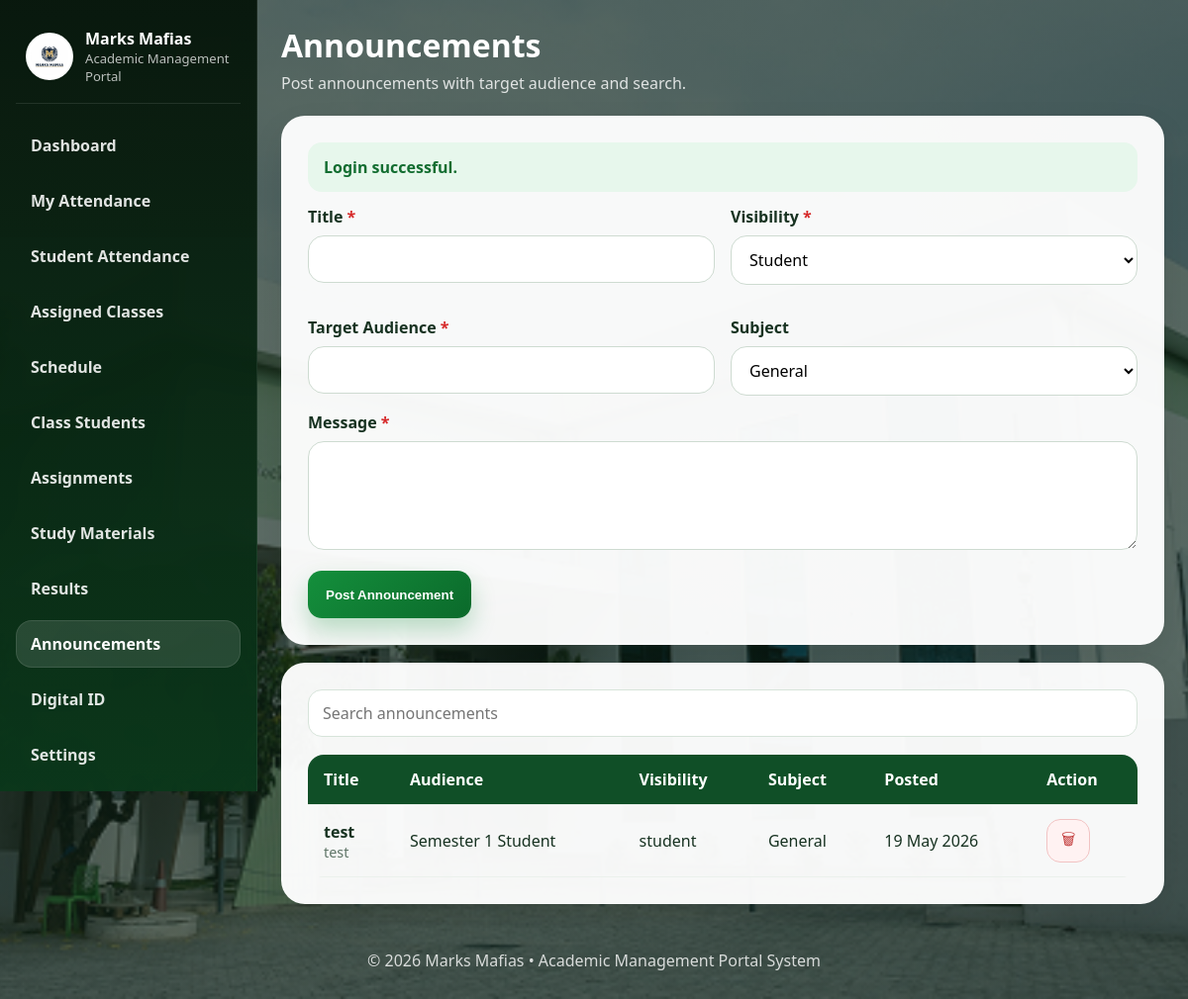
Page /public/teacher/announcements.php (signed in) on the committed database.
### tables this page shows
CREATE TABLE `announcements` (
  `id` int(11) NOT NULL,
  `title` varchar(180) NOT NULL,
  `body` text NOT NULL,
  `visibility_role` enum('all','teacher','student') NOT NULL DEFAULT 'all',
  `target_audience` varchar(120) DEFAULT NULL,
  `subject_id` int(11) DEFAULT NULL,
  `created_by` int(11) NOT NULL,
  `posted_at` datetime NOT NULL
);

### includes/auth.php (called while the page is built, shortened)
<?php
require_once dirname(__DIR__) . '/includes/functions.php';
function user(): ?array
{
    return $_SESSION['user'] ?? null;
}

### public/teacher/announcements.php (the view, shortened to what this page needs)
<?php
require_once dirname(dirname(__DIR__)) . '/includes/auth.php';
$teacherId = (int) user()['id'];
$rows = $pdo->prepare('
    SELECT
        a.*,
        COALESCE(s.subject_name, "General") AS subject_name
    FROM announcements a
    LEFT JOIN subjects s ON s.id = a.subject_id
    WHERE a.created_by = ? OR a.visibility_role IN ("all", "teacher")
    ORDER BY a.posted_at DESC
');
$rows->execute([$teacherId]);
$rows = $rows->fetchAll();
include dirname(dirname(__DIR__)) . '/includes/header.php';
?>
<div class="dashboard-shell">
    <?php include dirname(dirname(__DIR__)) . '/includes/sidebar.php'; ?>
    <main class="main-panel">
        <div class="dashboard-top">
            <div class="dashboard-title">
                <h1>Announcements</h1>
                <p>Post announcements with target audience and search.</p>
            </div>
        </div>
        <div class="section-stack">
            <div class="form-card">
                <form method="post">
                    <div class="form-grid">
                        <div class="form-group">
                            <label>Title <span class="required">*</span></label>
                            <input type="text" name="title" required>
                        </div>
                        <div class="form-group">
                            <label>Visibility <span class="required">*</span></label>
                            <select name="visibility_role" required>
                                <option value="student">Student</option>
                            </select>
                        </div>
                        <div class="form-group">
                            <label>Target Audience <span class="required">*</span></label>
                            <input type="text" name="target_audience" required>
                        </div>
                        <div class="form-group">
                            <label>Subject</label>
                            <select name="subject_id">
                                <option value="">General</option>
                            </select>
                        </div>
                    </div>
                    <div class="form-group">
                        <label>Message <span class="required">*</span></label>
                        <textarea name="body" required></textarea>
                    </div>
                    <button class="btn btn-primary">Post Announcement</button>
                </form>
            </div>
            <div class="table-card">
                <div class="search-row">
                    <input type="text" placeholder="Search announcements" data-table-search="teacherAnnTable">
                </div>
                <div class="table-wrap">
                    <table id="teacherAnnTable">
                        <thead>
                            <tr>
                                <th>Title</th>
                                <th>Audience</th>
                                <th>Visibility</th>
                                <th>Subject</th>
                                <th>Posted</th>
                                <th>Action</th>
                            </tr>
                        </thead>
                        <tbody>
                            <?php foreach ($rows as $r): ?>
                                <tr>
                                    <td>
                                        <strong><?= e($r['title']) ?></strong>
                                        <div class="subtle"><?= e(mb_strimwidth($r['body'], 0, 90, '...')) ?></div>
                                    </td>
                                    <td><?= e($r['target_audience'] ?: 'General') ?></td>
                                    <td><?= e($r['visibility_role']) ?></td>
                                    <td><?= e($r['subject_name']) ?></td>
                                    <td><?= e(date('d M Y', strtotime($r['posted_at']))) ?></td>
                                    <td>
                                        <?php if ((int)$r['created_by'] === $teacherId): ?>
                                            <div class="inline-actions">
                                                <form method="post">
                                                    <button class="icon-btn danger" title="Delete" type="submit">🗑</button>
                                                </form>
                                            </div>
                                        <?php else: ?>
                                            <span class="subtle">View only</span>
                                        <?php endif; ?>
                                    </td>
                                </tr>
                            <?php endforeach; ?>
                        </tbody>
                    </table>
                </div>
            </div>
        </div>
    </main>
</div>
<?php include dirname(dirname(__DIR__)) . '/includes/footer.php'; ?>

### assets/css/style.css (style rules this page uses)
:root { --primary: #148f3c; --primary-dark: #0b6a2b; --primary-soft: #dff4e4; --accent: #f5fff7; --white: #fff; --text: #173221; --muted: #5f7567; --border: #d6e7da; --danger: #cf3a3a; --shadow: 0 14px 34px rgba(0, 0, 0, 0.08); --shadow-lg: 0 26px 60px rgba(0, 0, 0, 0.16); --radius: 18px; --radius-lg: 30px; }
* { box-sizing: border-box; }
html { scroll-behavior: smooth; }
body { margin: 0; font-family: Segoe UI, Tahoma, sans-serif; color: var(--text); background: linear-gradient(rgba(14, 36, 24, 0.68), rgba(14, 36, 24, 0.64)), url("../images/bg.jpg") center/cover no-repeat; background-attachment: scroll; }
.subtle { font-size: 0.9rem; color: var(--muted); }
.content-card, .table-card, .form-card, .panel-card { background: rgba(255, 255, 255, 0.96); border-radius: var(--radius); box-shadow: var(--shadow); border: 1px solid rgba(255, 255, 255, 0.5); }
.content-card, .form-card, .panel-card { padding: 24px; }
.table-card { padding: 20px; }
.section-stack { display: grid; gap: 18px; }
.form-row, .form-grid { display: grid; grid-template-columns: 1fr 1fr; gap: 16px; }
.form-group { margin-bottom: 16px; }
label { display: block; margin-bottom: 8px; font-weight: 700; }
.required { color: #d62828; }
input, select, textarea { width: 100%; min-height: 48px; padding: 12px 14px; border: 1px solid #cedbd1; border-radius: 16px; font: inherit; background: #fff; }
textarea { min-height: 110px; resize: vertical; }
.btn { display: inline-flex; align-items: center; justify-content: center; min-height: 48px; padding: 0 18px; border: none; border-radius: 14px; font-weight: 700; cursor: pointer; transition: 0.2s ease; }
.btn-primary { background: linear-gradient(135deg, var(--primary), var(--primary-dark)); color: #fff; box-shadow: 0 12px 24px rgba(20, 143, 60, 0.28); }
.search-row { display: flex; gap: 12px; flex-wrap: wrap; align-items: center; margin-bottom: 16px; }
.search-row input, .search-row select { background: #fff; border: 1px solid #d7e4da; border-radius: 14px; min-height: 48px; padding: 12px 14px; }
.search-row input { flex: 1 1 260px; }
.table-wrap { overflow-x: auto; border-radius: 16px; }
table { width: 100%; border-collapse: collapse; background: transparent; }
thead { background: #104f27; color: #fff; }
th, td { padding: 14px 16px; text-align: left; vertical-align: top; border-bottom: 1px solid #ebf1ec; }
.inline-actions { display: flex; gap: 10px; align-items: center; flex-wrap: nowrap; }
.inline-actions form { margin: 0; }
.icon-btn, .btn-icon { display: inline-flex; align-items: center; justify-content: center; width: 42px; height: 42px; border-radius: 14px; border: 1px solid #d7e4da; background: #eff8f1; color: #196438; font-size: 1rem; }
.icon-btn.danger, .btn-icon.danger { background: #fff2f2; border-color: #f1c3c3; color: #c23a3a; }
.main-panel { display: flex; flex-direction: column; gap: 22px; }
.dashboard-top { margin-bottom: 0; }
.form-card, .table-card, .content-card, .panel-card { width: 100%; border-radius: 24px; }
.form-card { padding: 26px; }
.table-card { padding: 26px; }
.search-row { margin-bottom: 18px; }
.table-wrap { margin-top: 6px; }
.inline-actions { gap: 12px; }
.inline-actions form { display: inline-flex; margin: 0; }
.icon-btn, .btn-icon { width: 44px; height: 44px; flex: 0 0 auto; }

### assets/css/dashboard.css (style rules this page uses)
.dashboard-shell { display: block; min-height: 100vh; position: relative; }
.main-panel { margin-left: 260px; padding: 24px; overflow-x: hidden; min-height: 100vh; }
.dashboard-shell { display: block; }
.main-panel { padding: 24px; overflow-x: hidden; }
.dashboard-top { display: flex; align-items: center; justify-content: space-between; gap: 14px; margin-bottom: 18px; }
.dashboard-title h1 { margin: 0; color: #fff; font-size: 2rem; }
.dashboard-title p { margin: 6px 0 0; color: rgba(255, 255, 255, 0.82); }
.section-stack { display: grid; gap: 18px; }
.main-panel { display: flex; flex-direction: column; gap: 22px; }
.dashboard-top { margin-bottom: 0; }
.form-card, .table-card, .content-card, .panel-card { width: 100%; border-radius: 24px; }
.form-card { padding: 26px; }
.table-card { padding: 26px; }
.search-row { margin-bottom: 18px; }
.inline-actions { gap: 12px; }
.inline-actions form { display: inline-flex; margin: 0; }
.icon-btn, .btn-icon { width: 44px; height: 44px; flex: 0 0 auto; }
td { vertical-align: middle; }
.inline-actions { display: flex; gap: 8px; flex-wrap: wrap; }

### rows in the picture
announcements: title "test", body "test", target_audience "Semester 1 Student", visibility_role "student", subject_name "General", posted_at "19 May 2026"

### other values in the picture
$label "Dashboard"
$label "My Attendance"
$label "Student Attendance"
$label "Assigned Classes"
$label "Schedule"
$label "Class Students"
$label "Assignments"
$label "Study Materials"
$label "Results"
$label "Announcements"
$label "Digital ID"
$label "Settings"
$item['message'] "Login successful."
